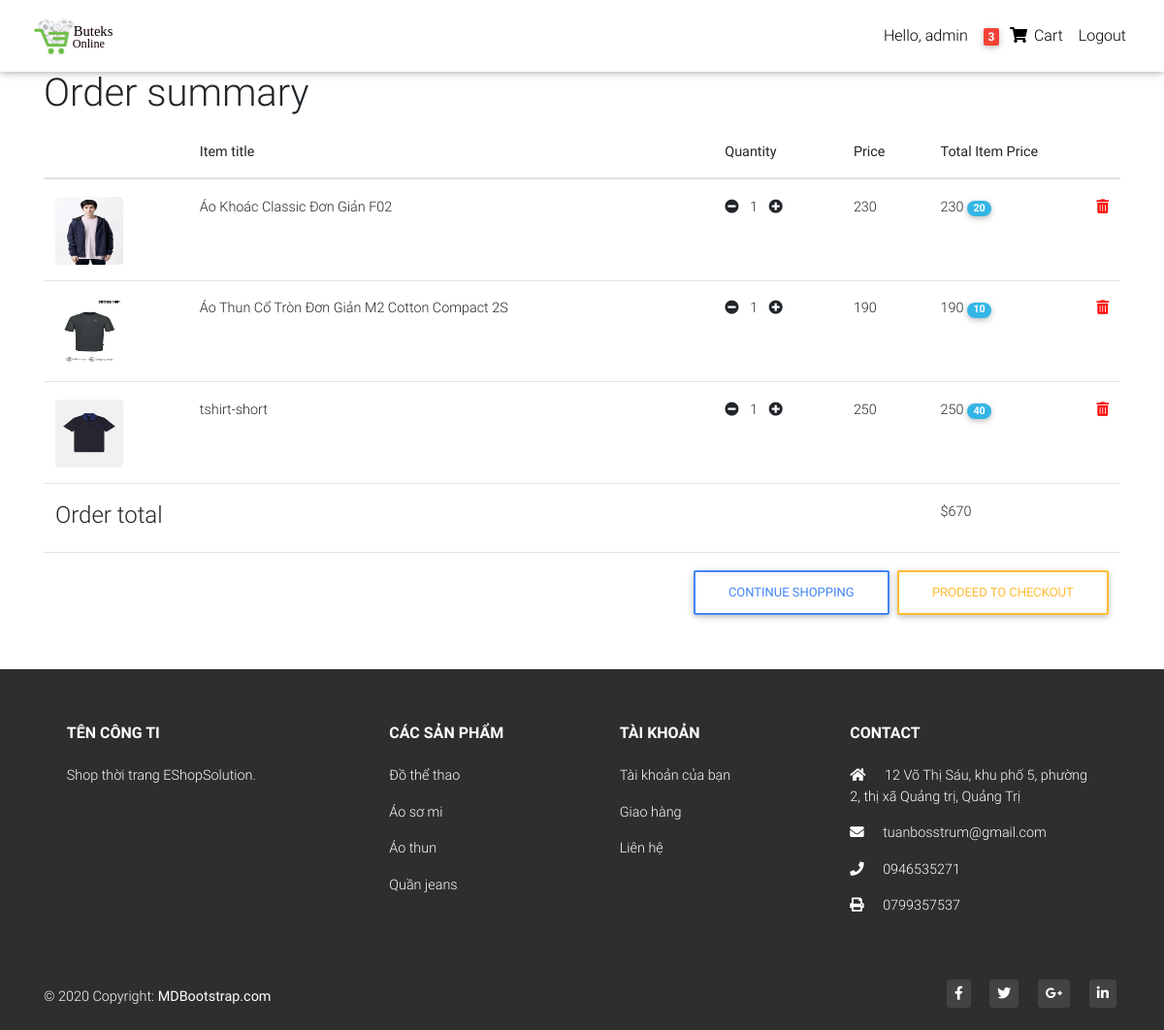
Page /order-summary/ (signed in) on the committed database.
### catalog/models.py (models this page shows, shortened)
class Order(models.Model):
    user = models.ForeignKey(User, on_delete=models.CASCADE)
    items = models.ManyToManyField(OrderItem)
    address = models.ForeignKey(
        "Address", on_delete=models.SET_NULL, blank=True, null=True)
    payment = models.ForeignKey(
        "Payment", on_delete=models.SET_NULL, blank=True, null=True)
    coupon = models.ForeignKey(
        "Coupon", on_delete=models.SET_NULL, blank=True, null=True)
    ordered = models.BooleanField(default=False)
    start_date = models.DateTimeField(auto_now_add=True)
    ordered_date = models.DateTimeField()
    def get_total(self):
        total = 0
        for order_item in self.items.all():
            total += order_item.get_final_price()
        if self.coupon:
            total -= self.coupon.amount
        return total

class OrderItem(models.Model):
    user = models.ForeignKey(User, on_delete=models.CASCADE)
    item = models.ForeignKey(Item, on_delete=models.CASCADE)
    ordered = models.BooleanField(default=False)
    quantity = models.IntegerField(default=1)
    def get_total_item_price(self):
        return self.quantity * self.item.price
    def get_amount_saved(self):
        return self.get_total_item_price() - self.get_final_price()
    def get_total_item_discount_price(self):
        return self.quantity * self.item.discount_price
    def get_final_price(self):
        if self.item.discount_price:
            return self.get_total_item_discount_price()
        return self.get_total_item_price()

class Item(models.Model):
    title = models.CharField(max_length=200)
    price = models.IntegerField()
    discount_price = models.IntegerField(blank=True, null=True)
    slug = models.SlugField()
    status = models.CharField(max_length=200)
    category = models.CharField(choices=CATEGORY_CHOICES, max_length=2)
    label = models.CharField(choices=LABEL_CHOICES, max_length=2)
    description = models.TextField()
    image = models.ImageField(default='default.jpg', upload_to='productImages')
    def get_add_to_cart_url(self):
        return reverse('add_to_cart', kwargs={'slug': self.slug})
    def get_remove_from_cart_url(self):
        return reverse('remove_from_cart', kwargs={'slug': self.slug})
    def get_remove_single_from_cart_url(self):
        return reverse('remove_single_from_cart', kwargs={'slug': self.slug})

### catalog/views.py (the view)
# urls.py: path('order-summary/', OrderSummaryView.as_view(), name='order_summary'),
class OrderSummaryView(LoginRequiredMixin, View):
    def get(self, *args, **kwargs):
        try:
            order = Order.objects.get(user=self.request.user, ordered=False)
            context = {
                'order': order
            }
            return render(self.request, 'order_summary.html', context)
        except ObjectDoesNotExist:
            messages.success(self.request, "You dont have an active order")
            return redirect('home')

### catalog/templatetags/cart_template_tags.py (called while the page is built)
@register.filter
def cart_item_count(user):
    if user.is_authenticated:
        qs = Order.objects.filter(user=user, ordered=False)
        if qs.exists():
            order = qs[0]
            return order.items.count()
    return 0

### templates/order_summary.html (shortened to what this page needs)
{% extends "base.html" %} {% block content %}
<main class="mt-5 pt-4">
  <div class="container">
    <section class="mb-4">
      {% if order.items.all %}
      <h1>Order summary</h1>
      <div class="table-responsive text-nowrap">
        <table class="table">
          <thead>
            <tr>
              <th scope="col"></th>
              <th scope="col">Item title</th>
              <th scope="col">Quantity</th>
              <th scope="col">Price</th>
              <th scope="col">Total Item Price</th>
            </tr>
          </thead>
          <tbody>
            {% for order_item in order.items.all %}
              <tr>
              <th scope="row">
                <img src="{{order_item.item.image.url}}" class="rounded small-img" alt="">
              </th>
              <td>{{order_item.item.title}}</td>
              <td>
                <a href="{{order_item.item.get_remove_single_from_cart_url}}">
                  <i class="fas fa-minus-circle mr-2"></i>
                </a>
                {{order_item.quantity}}
                 <a href="{{order_item.item.get_add_to_cart_url}}">
                  <i class="fas fa-plus-circle ml-2"></i>
                </a>
              </td>
              {% if order_item.item.discount_price %}
                <td>{{order_item.item.discount_price}}</td>
              {% else %}
                <td>{{order_item.item.price}}</td>
              {% endif %}
              <td>{{order_item.get_final_price}}
                {% if order_item.item.discount_price %}
                  <span class="badge badge-pill badge-info">{{order_item.get_amount_saved}}</span>
                {% endif %}
                <a href="{{order_item.item.get_remove_from_cart_url}}">
                  <span style="color: red;" class="float-right">
                    <i class="fas fa-trash-alt"></i>
                  </span>
                </a>
              </td>
            </tr>
            {% empty %}
              <tr>
                <td colspan="5">
                  <a href="{% url 'home' %}" class="btn btn-outline-primary float-right">Continue Shopping</a>
                </td>
              </tr>
            {% endfor %}
            {% if order.get_total %}
              <tr>
                <td colspan="4">
                  <h4>Order total</h4>
                </td>
                <td colspan="1">
                  ${{order.get_total}}
                </td>
              </tr>
              <tr>
                <td colspan="5">
                  <a href="{% url 'checkout' %}" class="btn btn-outline-warning float-right ml-2">Prodeed to checkout</a>
                  <a href="{% url 'home' %}" class="btn btn-outline-primary float-right">Continue Shopping</a>
                </td>
              </tr>
            {% endif %}
          </tbody>
        </table>
        {% else %}
        <h4 class="mt-5 pt-4">No items in your cart</h4>
        <a href="{% url 'home' %}" class="btn btn-outline-primary">Continue Shopping</a>
        {% endif %}
      </div>
    </section>
  </div>
</main>
{% endblock content %}

### templates/base.html (shortened to what this page needs)
{% load static %}
{% load cart_template_tags %}
<!DOCTYPE html>
<html lang="en">
<head>
  <link rel="stylesheet" href="https://use.fontawesome.com/releases/v5.11.2/css/all.css">
  <link href="{% static 'css/bootstrap.min.css' %}" rel="stylesheet">
  <link href="{% static 'css/mdb.min.css' %}" rel="stylesheet">
  <link href="{% static 'css/style.min.css' %}" rel="stylesheet">
</head>
<body>
<nav class="navbar fixed-top navbar-expand-lg navbar-light white scrolling-navbar">
<div class="container-fluid">
    <a class="navbar-brand waves-effect" href="{% url 'home' %}">
      <img class="ml-0 pl-0" style="height: 40px;" src="{% static 'logo-black.svg' %}" alt="Logo">
    </a>
    <div class="collapse navbar-collapse" id="navbarSupportedContent">
    <ul class="navbar-nav nav-flex-icons">
      {% if request.user.is_authenticated %}
        <li class="nav-item">
          <a class="nav-link waves-effect" href="#">Hello, {{request.user.username}}
          </a>
        </li>
        <li class="nav-item">
        <a href="{% url 'order_summary' %}" class="nav-link waves-effect">
            <span class="badge red z-depth-1 mr-1">{{ request.user|cart_item_count}}</span>
            <i class="fas fa-shopping-cart"></i>
            <span class="clearfix d-none d-sm-inline-block"> Cart </span>
        </a>
        </li>
         <li class="nav-item">
          <a class="nav-link waves-effect" href="{% url 'account_logout' %}">Logout
          </a>
        </li>
      {% endif %}
    </ul>
    </div>
</div>
</nav>
{% block content %}
{% endblock content %}
<footer class="page-footer font-small elegant-color pt-4">
  <div class="container text-center text-md-left">
    <div class="row text-center text-md-left mt-3 pb-3">
      <div class="col-md-3 col-lg-3 col-xl-3 mx-auto mt-3">
        <h6 class="text-uppercase mb-4 font-weight-bold">Tên công ti</h6>
        <p>Shop thời trang EShopSolution.</p>
      </div>
      <div class="col-md-2 col-lg-2 col-xl-2 mx-auto mt-3">
        <h6 class="text-uppercase mb-4 font-weight-bold">Các sản phẩm</h6>
        <p>
          <a href="#!">Đồ thể thao</a>
        </p>
        <p>
          <a href="#!">Áo sơ mi</a>
        </p>
        <p>
          <a href="#!">Áo thun</a>
        </p>
        <p>
          <a href="#!">Quần jeans</a>
        </p>
      </div>
      <div class="col-md-3 col-lg-2 col-xl-2 mx-auto mt-3">
        <h6 class="text-uppercase mb-4 font-weight-bold">Tài khoản</h6>
        <p>
          <a href="#!">Tài khoản của bạn</a>
        </p>
        <p>
          <a href="#!">Giao hàng</a>
        </p>
        <p>
          <a href="#!">Liên hệ</a>
        </p>
      </div>
      <div class="col-md-4 col-lg-3 col-xl-3 mx-auto mt-3">
        <h6 class="text-uppercase mb-4 font-weight-bold">Contact</h6>
        <p>
          <i class="fas fa-home mr-3"></i> 12 Võ Thị Sáu, khu phố 5, phường 2, thị xã Quảng trị, Quảng Trị</p>
        <p>
          <i class="fas fa-envelope mr-3"></i> tuanbosstrum@gmail.com</p>
        <p>
          <i class="fas fa-phone mr-3"></i>  0946535271</p>
        <p>
          <i class="fas fa-print mr-3"></i>  0799357537</p>
      </div>
    </div>
    <hr>
    <div class="row d-flex align-items-center">
      <div class="col-md-7 col-lg-8">
        <p class="text-center text-md-left">© 2020 Copyright:
          <a href="https://mdbootstrap.com/">
            <strong> MDBootstrap.com</strong>
          </a>
        </p>
      </div>
      <div class="col-md-5 col-lg-4 ml-lg-0">
        <div class="text-center text-md-right">
          <ul class="list-unstyled list-inline">
            <li class="list-inline-item">
              <a class="btn-floating btn-sm rgba-white-slight mx-1">
                <i class="fab fa-facebook-f"></i>
              </a>
            </li>
            <li class="list-inline-item">
              <a class="btn-floating btn-sm rgba-white-slight mx-1">
                <i class="fab fa-twitter"></i>
              </a>
            </li>
            <li class="list-inline-item">
              <a class="btn-floating btn-sm rgba-white-slight mx-1">
                <i class="fab fa-google-plus-g"></i>
              </a>
            </li>
            <li class="list-inline-item">
              <a class="btn-floating btn-sm rgba-white-slight mx-1">
                <i class="fab fa-linkedin-in"></i>
              </a>
            </li>
          </ul>
        </div>
      </div>
    </div>
  </div>
</footer>
</body>
</html>

### templates/base.html (style rules this page uses)
html, body, header, .carousel { height: 60vh; }

### templates/order_summary.html (style rules this page uses)
.small-img { width: 70px; height: 70px; }

### rows in the picture
OrderItem: item.image (picture), item "Áo Khoác Classic Đơn Giản F02", quantity "1", item.discount_price "230", get_final_price "230", get_amount_saved "20"
OrderItem: item.image (picture), item "Áo Thun Cổ Tròn Đơn Giản M2 Cotton Compact 2S", quantity "1", item.discount_price "190", get_final_price "190", get_amount_saved "10"
OrderItem: item.image (picture), item "tshirt-short", quantity "1", item.discount_price "250", get_final_price "250", get_amount_saved "40"
Order: get_total "670"

### other values in the picture
{{ request.user.username }} "admin"
{{ request.user|cart_item_count }} "3"
